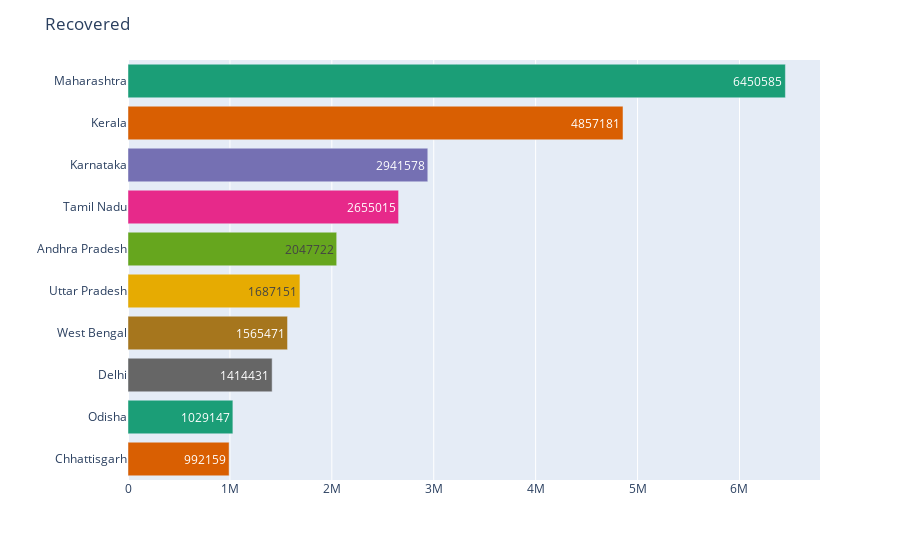

Write notebook code for a chart like this one.
### Code cell
plot_topn_states('Recovered',  10)

### Figure 1 — Plotly figure (JSON) as saved in the notebook; plotly's stock layout.template omitted (floating-point values rounded to 4 significant figures)
{"data": [{"alignmentgroup": "True", "hovertemplate": "State=%{y}<br>Recovered=%{text}<extra></extra>", "legendgroup": "Maharashtra", "marker": {"color": "rgb(27,158,119)", "pattern": {"shape": ""}}, "name": "Maharashtra", "offsetgroup": "Maharashtra", "orientation": "h", "showlegend": true, "text": [6450585], "textposition": "auto", "type": "bar", "x": [6450585], "xaxis": "x", "y": ["Maharashtra"], "yaxis": "y"}, {"alignmentgroup": "True", "hovertemplate": "State=%{y}<br>Recovered=%{text}<extra></extra>", "legendgroup": "Kerala", "marker": {"color": "rgb(217,95,2)", "pattern": {"shape": ""}}, "name": "Kerala", "offsetgroup": "Kerala", "orientation": "h", "showlegend": true, "text": [4857181], "textposition": "auto", "type": "bar", "x": [4857181], "xaxis": "x", "y": ["Kerala"], "yaxis": "y"}, {"alignmentgroup": "True", "hovertemplate": "State=%{y}<br>Recovered=%{text}<extra></extra>", "legendgroup": "Karnataka", "marker": {"color": "rgb(117,112,179)", "pattern": {"shape": ""}}, "name": "Karnataka", "offsetgroup": "Karnataka", "orientation": "h", "showlegend": true, "text": [2941578], "textposition": "auto", "type": "bar", "x": [2941578], "xaxis": "x", "y": ["Karnataka"], "yaxis": "y"}, {"alignmentgroup": "True", "hovertemplate": "State=%{y}<br>Recovered=%{text}<extra></extra>", "legendgroup": "Tamil Nadu", "marker": {"color": "rgb(231,41,138)", "pattern": {"shape": ""}}, "name": "Tamil Nadu", "offsetgroup": "Tamil Nadu", "orientation": "h", "showlegend": true, "text": [2655015], "textposition": "auto", "type": "bar", "x": [2655015], "xaxis": "x", "y": ["Tamil Nadu"], "yaxis": "y"}, {"alignmentgroup": "True", "hovertemplate": "State=%{y}<br>Recovered=%{text}<extra></extra>", "legendgroup": "Andhra Pradesh", "marker": {"color": "rgb(102,166,30)", "pattern": {"shape": ""}}, "name": "Andhra Pradesh", "offsetgroup": "Andhra Pradesh", "orientation": "h", "showlegend": true, "text": [2047722], "textposition": "auto", "type": "bar", "x": [2047722], "xaxis": "x", "y": ["Andhra Pradesh"], "yaxis": "y"}, {"alignmentgroup": "True", "hovertemplate": "State=%{y}<br>Recovered=%{text}<extra></extra>", "legendgroup": "Uttar Pradesh", "marker": {"color": "rgb(230,171,2)", "pattern": {"shape": ""}}, "name": "Uttar Pradesh", "offsetgroup": "Uttar Pradesh", "orientation": "h", "showlegend": true, "text": [1687151], "textposition": "auto", "type": "bar", "x": [1687151], "xaxis": "x", "y": ["Uttar Pradesh"], "yaxis": "y"}, {"alignmentgroup": "True", "hovertemplate": "State=%{y}<br>Recovered=%{text}<extra></extra>", "legendgroup": "West Bengal", "marker": {"color": "rgb(166,118,29)", "pattern": {"shape": ""}}, "name": "West Bengal", "offsetgroup": "West Bengal", "orientation": "h", "showlegend": true, "text": [1565471], "textposition": "auto", "type": "bar", "x": [1565471], "xaxis": "x", "y": ["West Bengal"], "yaxis": "y"}, {"alignmentgroup": "True", "hovertemplate": "State=%{y}<br>Recovered=%{text}<extra></extra>", "legendgroup": "Delhi", "marker": {"color": "rgb(102,102,102)", "pattern": {"shape": ""}}, "name": "Delhi", "offsetgroup": "Delhi", "orientation": "h", "showlegend": true, "text": [1414431], "textposition": "auto", "type": "bar", "x": [1414431], "xaxis": "x", "y": ["Delhi"], "yaxis": "y"}, {"alignmentgroup": "True", "hovertemplate": "State=%{y}<br>Recovered=%{text}<extra></extra>", "legendgroup": "Odisha", "marker": {"color": "rgb(27,158,119)", "pattern": {"shape": ""}}, "name": "Odisha", "offsetgroup": "Odisha", "orientation": "h", "showlegend": true, "text": [1029147], "textposition": "auto", "type": "bar", "x": [1029147], "xaxis": "x", "y": ["Odisha"], "yaxis": "y"}, {"alignmentgroup": "True", "hovertemplate": "State=%{y}<br>Recovered=%{text}<extra></extra>", "legendgroup": "Chhattisgarh", "marker": {"color": "rgb(217,95,2)", "pattern": {"shape": ""}}, "name": "Chhattisgarh", "offsetgroup": "Chhattisgarh", "orientation": "h", "showlegend": true, "text": [992159], "textposition": "auto", "type": "bar", "x": [992159], "xaxis": "x", "y": ["Chhattisgarh"], "yaxis": "y"}], "layout": {"barmode": "relative", "legend": {"title": {"text": "State"}, "tracegroupgap": 0}, "margin": {"t": 60}, "showlegend": false, "title": {"text": "Recovered"}, "xaxis": {"anchor": "y", "domain": [0, 1], "title": {"text": ""}}, "yaxis": {"anchor": "x", "categoryarray": ["Chhattisgarh", "Odisha", "Delhi", "West Bengal", "Uttar Pradesh", "Andhra Pradesh", "Tamil Nadu", "Karnataka", "Kerala", "Maharashtra"], "categoryorder": "total ascending", "domain": [0, 1], "title": {"text": ""}}}}
